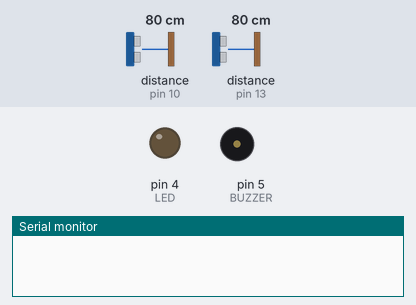
Recording of a sketch running on a simulated Arduino Uno, built with avr-gcc and run on an emulated ATmega328P. Parts: output pins drawn as LEDs (lit = HIGH), buzzer (waves = sounding, pin HIGH), the last lines printed to the serial monitor. Wiring (inferred from the names in the program): 2 × ultrasonic range finder: trigger pin 8, echo pin 10 / trigger pin 12, echo pin 13. The inputs (shaded band) are chosen by the test bench; at power-on: distance to the obstacle (sensors on pin 10, pin 13) 80 cm. The echo pulse lasts 58.3 µs per cm; pins used as bus, display or sensor lines are not drawn. At 7.5 s the program stops and its outputs stay as they are.

Above: at 0.1 s.
At 5.5 s:
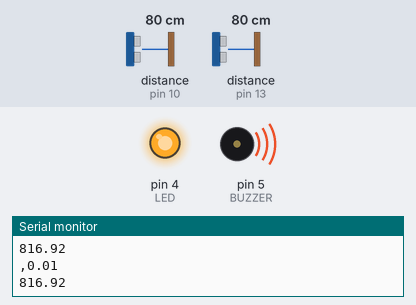
Timing chart, 0 to 8.0 s (numbered marks = the images above):
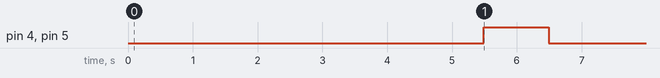

Measured:
- by itself, pin 4 (LED), pin 5 (BUZZER): LOW → HIGH at 5.5 s, → LOW 1.0 s later

The sketch:

TASK2_ELEC.ino
```cpp
#define trigPinA 8
#define echoPinA 10
#define trigPinB 12
#define echoPinB 13
int LED=4;
int BUZZER=5;
double x,q=0,p,r=0.2033,xp=0,pp=1,K,xpred,ppred,z;
void setup()
{
  Serial.begin(9600);
  pinMode(trigPinA, OUTPUT);
  pinMode(echoPinA, INPUT);
  pinMode(trigPinB, OUTPUT);
  pinMode(echoPinB, INPUT);
  pinMode(LED, OUTPUT);
  pinMode(BUZZER, OUTPUT);
 }
void loop() {
  double durationA,durationB,distanceA,distanceB, timeforoneA,timeforoneB ;  //Local variables for distance and time measurement
  digitalWrite(trigPinA, LOW);
  delayMicroseconds (2);
  digitalWrite(trigPinA, HIGH);
  delayMicroseconds(10);
  digitalWrite(trigPinA, LOW);
  durationA = pulseIn(echoPinA, HIGH);
  timeforoneA= durationA/200;  //time taken for sensor1
  delayMicroseconds(100);
  digitalWrite(trigPinB, LOW);
  delayMicroseconds (2);
  digitalWrite(trigPinB, HIGH);
  delayMicroseconds(10);
  digitalWrite(trigPinB, LOW);
  durationB = pulseIn(echoPinB, HIGH);
  timeforoneB= durationB/200;  //time taken for sensor2
  delayMicroseconds(100);
  distanceA=(((timeforoneA+0.085)/0.2854));  //distance for sensor1
  distanceB=(((timeforoneB+0.085)/0.2854));  //distance for sensor2
  delay(250);
  //Serial.println('\t');
  xpred=xp;
  z=distanceB;
      //KALMAN FILTER
      //prediction update
      ppred=pp+q;
      //measurement update
      K = ppred / (ppred + r); //Kalman Gain
      x = xpred + K * (z- xpred); //Measurement update
      p = (1 - K) * ppred; //Error Co-variance
      xp=distanceA;
      pp=p;
    Serial.println(x*10);
    Serial.print(",");
    Serial.println(p);
    //Condition for display
     if(p<=0.01)
     {
      buzzer();
     }
}
void buzzer()
    {
        digitalWrite(LED,HIGH);
        digitalWrite(BUZZER,HIGH);
        delay(1000);
        digitalWrite(LED,LOW);
        digitalWrite(BUZZER,LOW);
        delay(1000);
        exit(0);
    }
```
